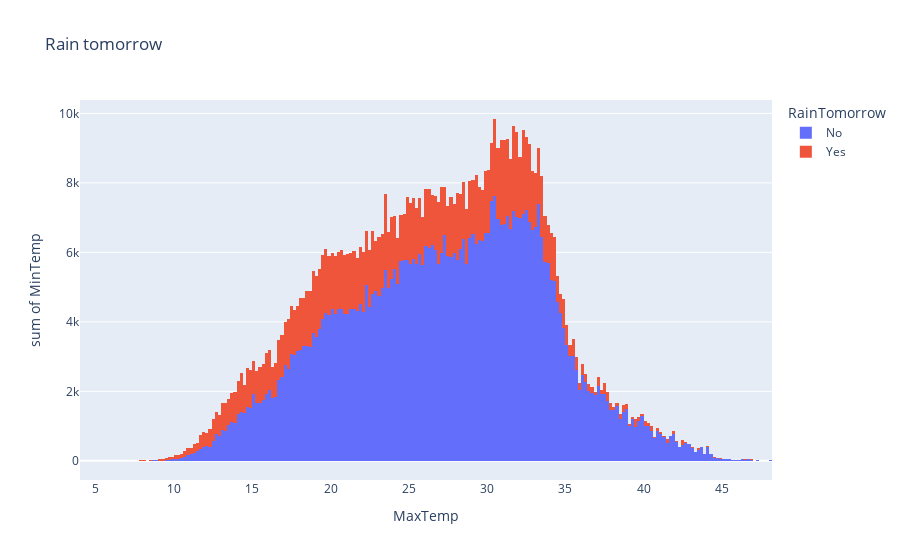

Notebook cell for this chart:
### Code cell
px.histogram(data, x='MaxTemp', y='MinTemp', color='RainTomorrow', title="Rain tomorrow")

### Figure 1 — Plotly figure (JSON) as saved in the notebook; plotly's stock layout.template omitted (floating-point values rounded to 4 significant figures; data arrays with more than 128 entries replaced by an {"elided": "..."} marker saying what was removed)
{"data": [{"alignmentgroup": "True", "bingroup": "x", "histfunc": "sum", "hovertemplate": "RainTomorrow=No<br>MaxTemp=%{x}<br>sum of MinTemp=%{y}<extra></extra>", "legendgroup": "No", "marker": {"color": "#636efa", "pattern": {"shape": ""}}, "name": "No", "offsetgroup": "No", "orientation": "v", "showlegend": true, "type": "histogram", "x": {"elided": "43993 float values"}, "xaxis": "x", "y": {"elided": "43993 float values"}, "yaxis": "y"}, {"alignmentgroup": "True", "bingroup": "x", "histfunc": "sum", "hovertemplate": "RainTomorrow=Yes<br>MaxTemp=%{x}<br>sum of MinTemp=%{y}<extra></extra>", "legendgroup": "Yes", "marker": {"color": "#EF553B", "pattern": {"shape": ""}}, "name": "Yes", "offsetgroup": "Yes", "orientation": "v", "showlegend": true, "type": "histogram", "x": {"elided": "12427 float values"}, "xaxis": "x", "y": {"elided": "12427 float values"}, "yaxis": "y"}], "layout": {"barmode": "relative", "legend": {"title": {"text": "RainTomorrow"}, "tracegroupgap": 0}, "title": {"text": "Rain tomorrow"}, "xaxis": {"anchor": "y", "domain": [0, 1], "title": {"text": "MaxTemp"}}, "yaxis": {"anchor": "x", "domain": [0, 1], "title": {"text": "sum of MinTemp"}}}}
